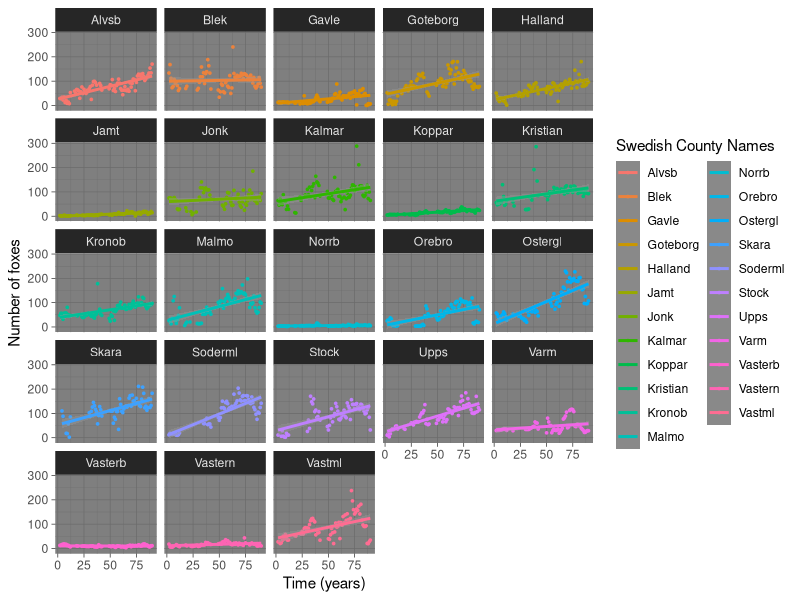
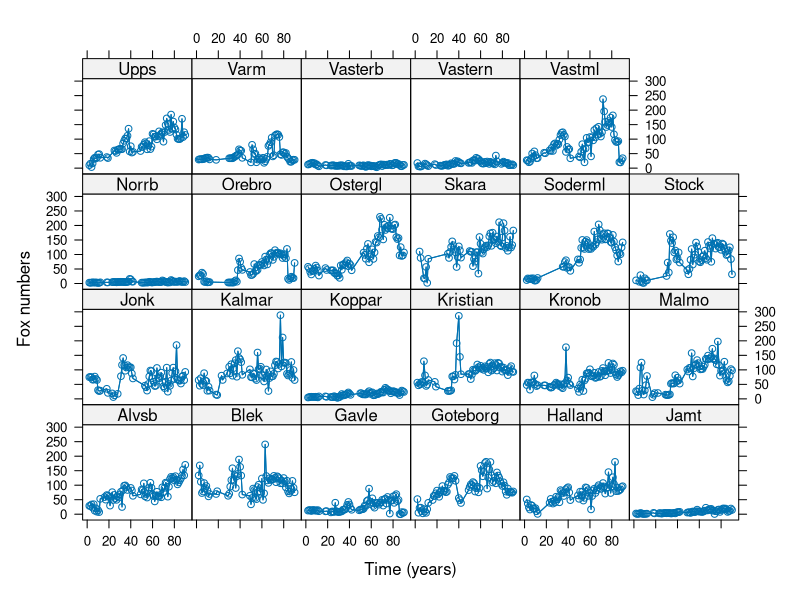
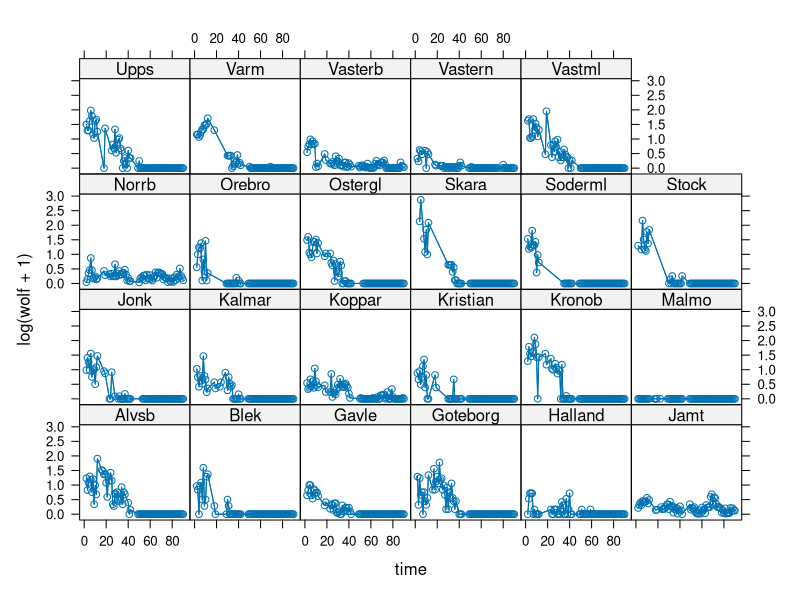
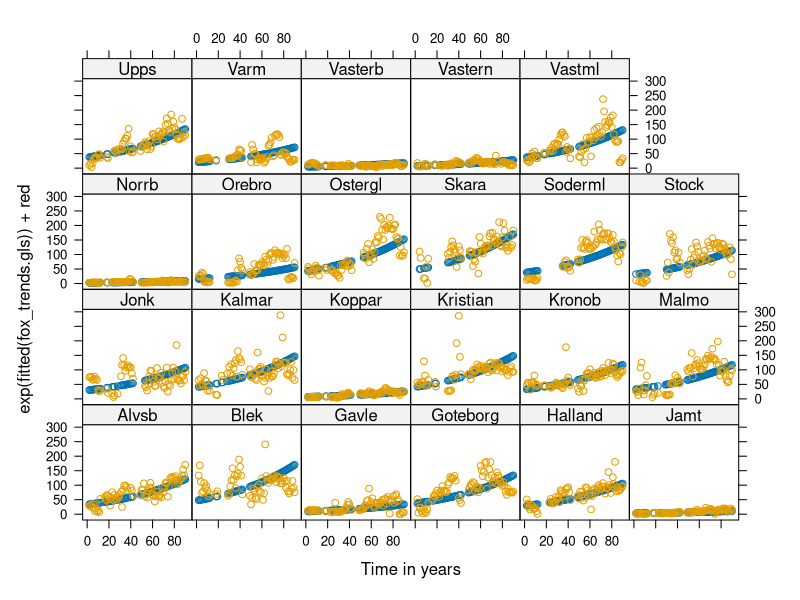
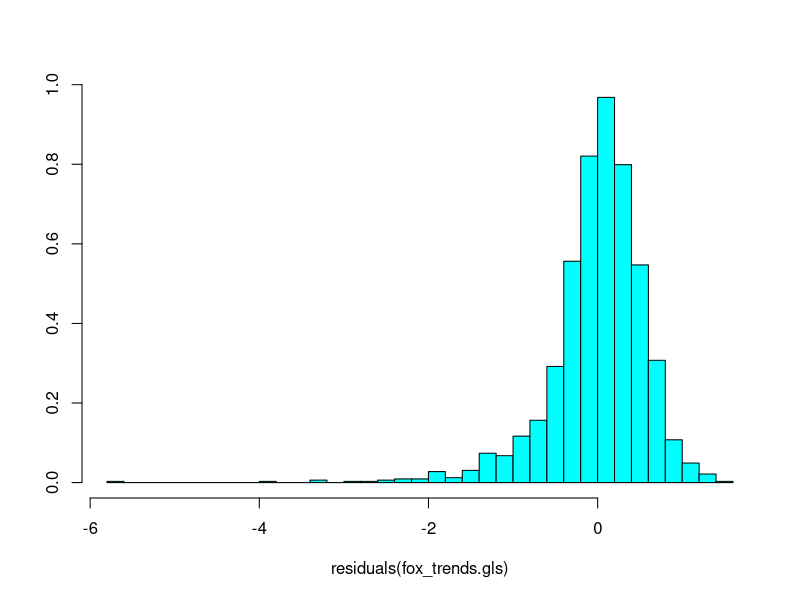
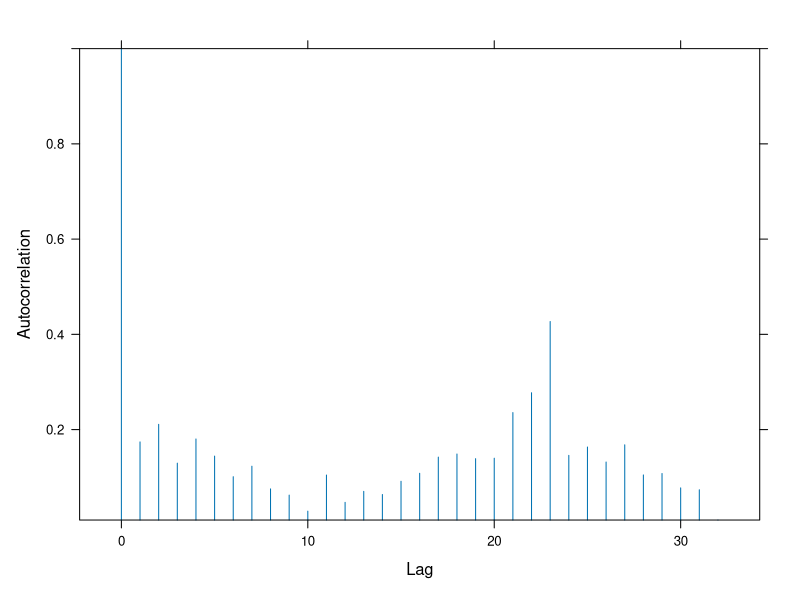

These charts were generated, in order, by the following R code: (Note: this script raises an error after producing the figures.)
#Swedish practical ----
#Feb 2021
#Name: William Robson

wants <- c("ggfortify", "here", "nlme", "lattice","ggplot2")
has   <- wants %in% rownames(installed.packages())
if(any(!has)) install.packages(wants[!has])

library(nlme)
library(lattice)
library(MASS)
library(here)
library(dplyr)
library(ggplot2)



# load data and check the top 6 rows. 

rawd<-read.csv("sweden_simple.csv")
head(rawd)
nrow(rawd)
ncol(rawd)

#Exploring the data with ggplot and xplot
ggplot(rawd, aes(time,red, colour=as.factor(name)))+
geom_point(size=0.6, alpha=1)+ 
facet_wrap(~name)+
xlab("Time (years)")+
ylab("Number of foxes")+ 
labs(color='Swedish County Names')+
geom_smooth(method =glm)+
theme_dark() 

xyplot(red~time|name, rawd, typ=c("a","b"), xlab="Time (years)", ylab="Fox numbers")

#Plotting the number of wolves using xyplot

xyplot(log(wolf+1)~time|name,rawd, typ=c("a","b"))

#Are there any trends with time and county? Use a GLS (generalised least squares)
fox_trends.gls<-gls(log(red)~time+name, rawd)

summary(fox_trends.gls)

#There is a few significant counties

#Looking at the fitted model by county 
#This is just looking at how well the points fit the line set into graph
xyplot(exp(fitted(fox_trends.gls))+red~time|name, rawd, xlab="Time in years", ylab=)

#Lets also look at the residuals
#As can see the tails are long with some at -5.8 (or thereabouts)
#Still a reasonable model with an almost normal distribution
truehist(residuals(fox_trends.gls))

#The problem with the previous model is that we have not allowed for autocorrelation 
#This basically is the dependence of the response on previous years.
plot(ACF(fox_trends.gls))

#We can see that there is considerable autocorrelation. Meaning that the significance 
#will be biased upwards. We adjust using the correlation statement.
#We have to define what sort of correlation exists. we will use the simple autoregressive which assumes that part of the observed pattern is driven by the last measurement (here the previous bag). 
#We will also assume that this varies by county.

fox_trends_auto.gls<-gls(log(red)~time+name,correlation=corAR1(form=~1|name), rawd)
#Note phi gives the estimate of the serial dependence between measures
summary(fox_trends_auto.gls)

#We need to compare these two models to see which one is better
anova(fox_trends.gls,fox_trends_auto.gls)
AIC(fox_trends_auto.gls, fox_trends.gls)

#The autocorrelated version is a much better model in comparison to the normal version

#Mixed effects modeling ----
#This a differnt form of model that will allow us to see the differnces. 
#The other models assume that the phenomena is there for all counties, when we know it is not

red_fox.lme<-lme(log(red)~time, random=~1|name, rawd)
summary(red_fox_auto.lme)

#0.898/(0.898+0.600) = 0.59 i.e. 59% of the residuals/errors can be accounted for! 

xyplot(exp(fitted(red_fox.lme))+red~time|name, rawd)

#A really good model showing how the observed lies on the predicted

#Investigating the residuals
qqnorm(red_fox.lme, ~resid(.,type="p")|name, abline=c(0,1))
#All very good and lying on the line
#The issue is we have forgot to autocorrelate

red_fox_auto.lme<-lme(log(red)~time, random=~1|name,correlation=corAR1(form=~1|name), rawd)

truehist(residuals(red_fox_auto.lme), xlab="Residuals for red foxes", ylab="Values")

xyplot(exp(fitted((red_fox_auto.lme)))+red~time|name, rawd, xlab="Time (years)", ylab="Number of Red Fox shot")

anova(red_fox.lme,red_fox_auto.lme)
AIC(red_fox.lme, red_fox_auto.lme)
summary(red_fox_auto.lme)
#The auto model is so much better when compared to the original one 

#Now to do it for Wolves and Lynx ----
#Making a new dataframe for only Wolves and Lynx
colnames(rawd)

rawd$top_predators_log <- log(rawd$wolf+1) + log(rawd$lynx+1)

colnames(rawd)

rawd
#Now we can do some new analysis
xyplot(top_predators_log~time|name, rawd, typ=c("a","b"),xlab="Time in log scale (years)", ylab="Predator levels in log scale")

ggplot(rawd, aes(time,top_predators_log, colour=as.factor(name)))+geom_point(size=0.6, alpha=1) + facet_wrap(~name) +xlab("Lynx/Wolf numbers in log scale") + ylab("Time (years) in log scale")+ labs(color='Swedish County Names') + geom_smooth(method =glm) +theme_bw() 
#Analysing the relationships
predator_trends.gls<-gls(top_predators_log~time+name, rawd)
summary(predator_trends.gls)
#A large amount of predictors are significant
#Lets look at this in a model
xyplot(exp(fitted((predator_trends.gls))-1)+top_predators~time|name, rawd)

#Checking the residuals of this model
truehist(residuals(predator_trends.gls))

#Quite a normal distribution, with a long tail on the positive end. (centred around 0)
#It also is overpredicting quite a few values.

#We need to check for autocorrelation 
plot(ACF(predator_trends.gls))
#There is lots of autocorrelation in this model. 

predator_trends_auto.gls<-gls(top_predators_log~time+name,correlation=corAR1(form=~1|name), rawd)
summary(predator_trends_auto.gls)

#The phi value is 0.78

#Mixed effect modeling predators ----
predators.lme<-lme(top_predators_log~time, random=~1|name, rawd) 
summary(predator_auto.lme)
#0.19/0.48+0.19 = 0.59 We can account for 59% of the errors
#Intercept/residual +intercept
0.0003/(0.53+0.0003)
xyplot(exp(fitted((predators.lme))-1)+top_predators_log~time|name, rawd)

truehist(residuals(predator_auto.lme), xlab="Residuals for predators", ylab="Values")

qqnorm(predators.lme, ~resid(.,type="p")|name, abline=c(0,1))

predator_auto.lme<-lme(top_predators_log~time, random=~1|name,correlation=corAR1(form=~1|name), rawd) 

summary(predator_auto.lme)

xyplot(exp(fitted((predator_auto.lme))-1)+top_predators_log~time|name, rawd, xlab="Time (years)", ylab="Number of predators shot in log scale")

anova(predator_auto.lme,predators.lme)
AIC(predator_auto.lme,predators.lme)

#Auto is much better with a lower score

#Mixed effect modeling seed levels ----
seed.lme<-lme(seed~time, random=~1|name, rawd) 
summary(seed.auto.lme)
12.4/(13336.4+12.4) = 0.0009

xyplot(fitted(seed.auto.lme)+seed~time|name, rawd, xlab="Time (years)", ylab="Seed baskets sown")

qqnorm(seed.auto.lme, ~resid(.,type="p")|name, abline=c(0,1))

seed.auto.lme<-lme(seed~time, random=~1|name,correlation=corAR1(form=~1|name), rawd)

truehist(residuals(seed.auto.lme), xlab="Residuals for seed", ylab="Values")

anova(seed.auto.lme,seed.lme)
AIC(seed.auto.lme,seed.lme)

#Auto is much better with a lower score